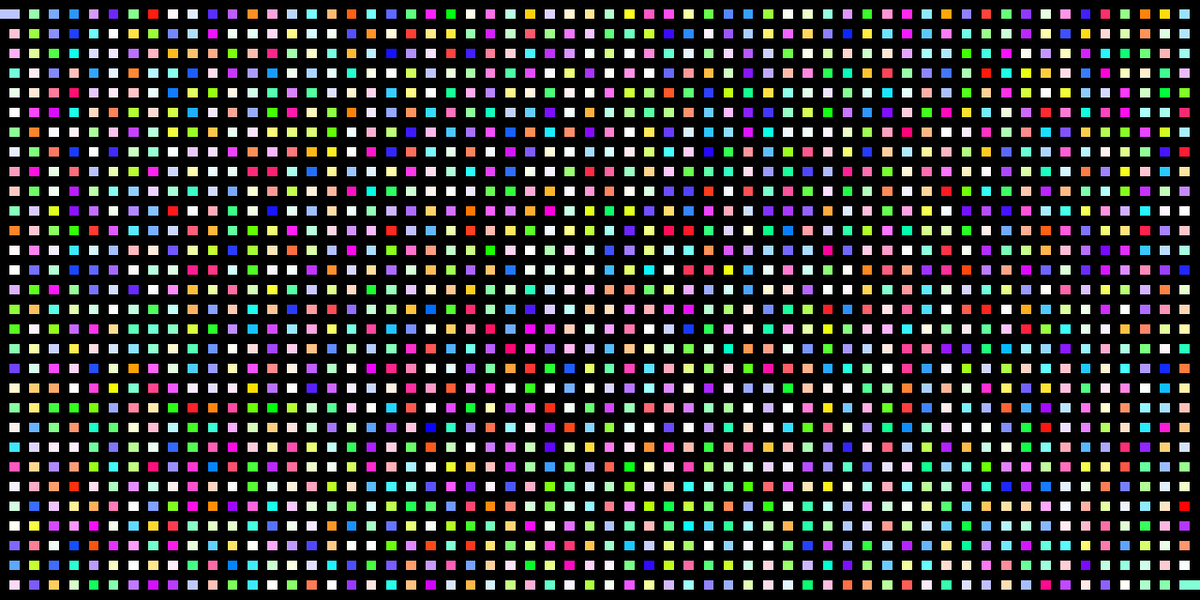
Frame 1 (no input)
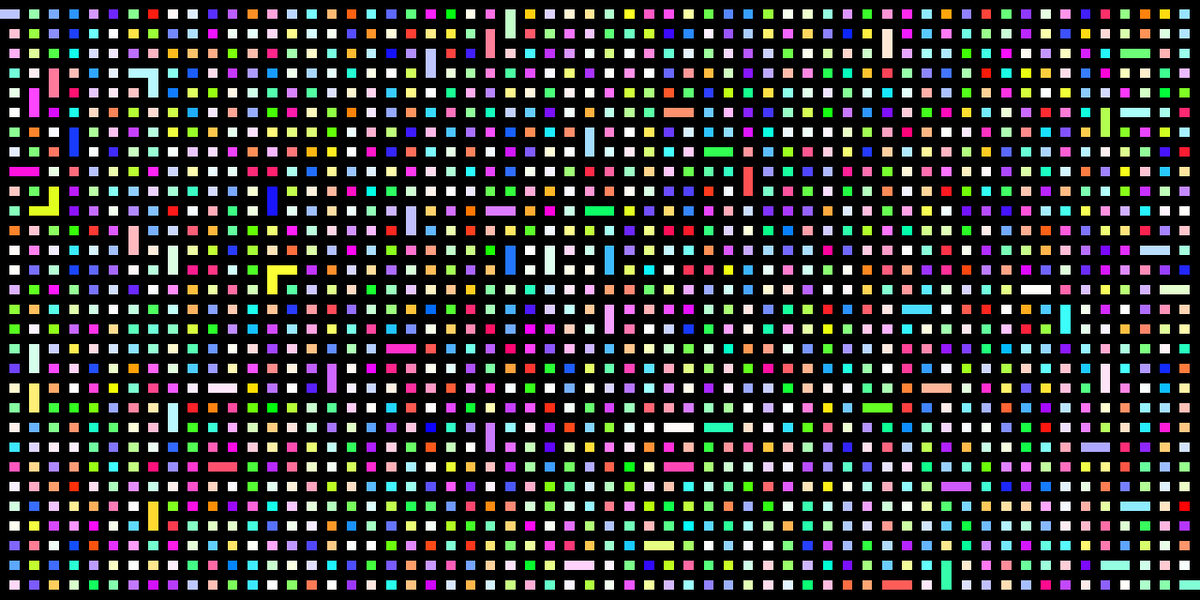
Frame 60 (the mouse pressed at the canvas centre just before this capture)
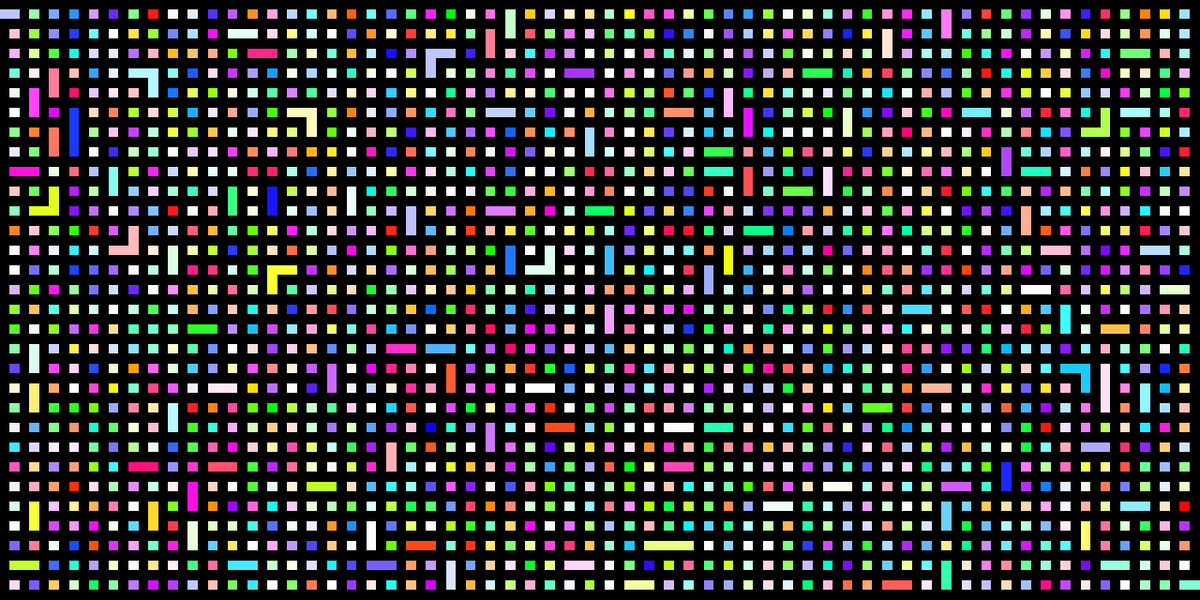
Frame 120 (the mouse held since frame 60 and released just before this capture)

The Processing sketch that drew these frames (run headless with seeded random() and noise(); from frame 60 on, the mouse is pressed at the canvas centre):

// Processing sketch: maze_generator_solver
// ── maze_generator_solver.pde

// Variables
int state;
int gridSizeX = 121;
int gridSizeY = 61;
Cell[][] grid;
int nWalls;
ArrayList<Cell> scoreList;
Cell path;

///////////////////////////

// Setup everything
void setup() {

  // Size of 1280x640
  size(1280, 640);

  // Change the title of the window
  surface.setTitle("Dimension code #1 : Maze generator and solver");

  // Set the colors to be on the color wheel
  colorMode(HSB, 360, 255, 255);

  // Setup the grid
  setupGrid();
}

// Setup the grid
void setupGrid() {

  // Make the frame rate the same as the grid size
  frameRate(max(gridSizeX, gridSizeY));

  // Setup number of walls to destroy
  nWalls = int(max(gridSizeX, gridSizeY) / 4);

  // Setup the grid and the score list
  grid = new Cell[gridSizeX][gridSizeY];
  scoreList = new ArrayList<Cell>();
  for (int i = 0; i < grid.length; i++) {
    for (int j = 0; j < grid[i].length; j++) {

      // A new cell with a position and a size based on the width/height and the grid size
      grid[i][j] = new Cell(new PVector(i, j), width / float(gridSizeX), height / float(gridSizeY));
    }
  }

  // Open the start cell and end cell and set the same color and id
  grid[0][1].c = grid[1][1].c;
  grid[0][1].id = grid[1][1].id;
  grid[gridSizeX - 1][gridSizeY - 2].c = grid[gridSizeX - 2][gridSizeY - 2].c;
  grid[gridSizeX - 1][gridSizeY - 2].id = grid[gridSizeX - 2][gridSizeY - 2].id;
  state = 0;
}

// Draw everything
void draw() {

  // Draw the grid
  for (int i = 0; i < grid.length; i++) {
    for (int j = 0; j < grid[i].length; j++) {
      grid[i][j].show();
    }
  }

  // First state
  if (state == 0) {

    // Delete the walls until everything is the same color
    deleteWall();
    checkIds();
  }

  // Second state
  else if (state == 1) {

    // Make everything white, break some walls to make the maze more complex
    colorWhite();
    breakWalls(nWalls);

    // Update the score of the end cell to be 0 and add it to the score list
    grid[gridSizeX - 1][gridSizeY - 2].score = 0;
    scoreList.add(grid[gridSizeX - 1][gridSizeY - 2]);

    // Go to the third state
    state = 2;
  }

  // Third state
  else if (state == 2) {

    // Calculate the score list and update it
    scoreList = calculateScore();

    // If the score list is empty
    if (scoreList.size() == 0) {

      // Start the path at the start cell and go to the fourth state
      path = grid[0][1];
      state = 3;
    }
  }

  // Fourth state
  else if (state == 3) {

    // Find the path of less score
    findPath();
  }
}

// Delete the walls
void deleteWall() {
  while (true) {

    // Take a random cell
    int x = int(random(1, gridSizeX - 1));
    int y = int(random(1, gridSizeY - 1));

    // If it's a wall
    if (grid[x][y].c == 0) {

      // Choose a random offset (horizontal or vertical)
      int offset = int(random(0, 2));

      // If it's a vertical offset
      if (offset == 0) {

        // If it's not the same id on both sides of the walls and neither are walls
        if (grid[x][y - 1].id != grid[x][y + 1].id && grid[x][y - 1].c != 0 && grid[x][y + 1].c != 0) {

          // If there is more cell of the same color on the top
          if (countColor(x, y - 1, 0) > countColor(x, y + 1, 0)) {

            // Change the color and id of the wall to the color and id of the top cell
            grid[x][y].c = grid[x][y - 1].c;
            grid[x][y].id = grid[x][y - 1].id;
          } else {

            // Else change the color and id to the color and id of the bottom cell
            grid[x][y].c = grid[x][y + 1].c;
            grid[x][y].id = grid[x][y + 1].id;
          }

          // Color all remaining cells
          colorEverything(x, y);

          // Exit while loop
          return;
        }
      }

      // Else if the offset is horizontal
      else if (offset == 1) {

        // If it's not the same id on both sides of the walls and neither are walls
        if (grid[x - 1][y].id != grid[x + 1][y].id && grid[x - 1][y].c != 0 && grid[x + 1][y].c != 0) {

          // If there is more cell of the same color on the left
          if (countColor(x - 1, y, 0) > countColor(x + 1, y, 0)) {

            // Change the color and id of the wall to the color and id of the left cell
            grid[x][y].c = grid[x - 1][y].c;
            grid[x][y].id = grid[x - 1][y].id;
          } else {

            // Else change the color and id to the color and id of the right cell
            grid[x][y].c = grid[x + 1][y].c;
            grid[x][y].id = grid[x + 1][y].id;
          }

          // Color all remaining cells
          colorEverything(x, y);

          // Exit while loop
          return;
        }
      }
    }
  }
}

// Count the number of cell of same color starting at x, y recursively
int countColor(int x, int y, int made) {

  // x, y count for one
  int res = 1;

  // If there is a cell of same color on the right
  if (made != 4 && x != gridSizeX - 1 && grid[x + 1][y].c != 0) {

    // Check recursively starting from there and add it to the total
    res += countColor(x + 1, y, 2);
  }

  // If there is a cell of same color on the left
  if (made != 2 && x != 0 && grid[x - 1][y].c != 0) {

    // Check recursively starting from there and add it to the total
    res += countColor(x - 1, y, 4);
  }

  // If there is a cell of same color on the bottom
  if (made != 1 && y != gridSizeY && grid[x][y + 1].c != 0) {

    // Check recursively starting from there and add it to the total
    res += countColor(x, y + 1, 3);
  }

  // If there is a cell of same color on the top
  if (made != 3 && y != 0 && grid[x][y - 1].c != 0) {

    // Check recursively starting from there and add it to the total
    res += countColor(x, y - 1, 1);
  }

  // Return the total
  return res;
}

// Color everything starting at x, y recursively
void colorEverything(int x, int y) {
  color c = grid[x][y].c;
  int id = grid[x][y].id;

  // If the cell on the right is not the same id and not a wall
  if (x != gridSizeX - 1 && grid[x + 1][y].id != id && grid[x + 1][y].c != 0) {

    // Change id and color to be the same as x, y and check from there
    grid[x + 1][y].c = c;
    grid[x + 1][y].id = id;
    colorEverything(x + 1, y);
  }

  // If the cell on the left is not the same id and not a wall
  if (x != 0 && grid[x - 1][y].id != id && grid[x - 1][y].c != 0) {

    // Change id and color to be the same as x, y and check from there
    grid[x - 1][y].c = c;
    grid[x - 1][y].id = id;
    colorEverything(x - 1, y);
  }

  // If the cell on the bottom is not the same id and not a wall
  if (y != gridSizeY - 1 && grid[x][y + 1].id != id && grid[x][y + 1].c != 0) {

    // Change id and color to be the same as x, y and check from there
    grid[x][y + 1].c = c;
    grid[x][y + 1].id = id;
    colorEverything(x, y + 1);
  }

  // If the cell on the top is not the same id and not a wall
  if (y != 0 && grid[x][y - 1].id != id && grid[x][y - 1].c != 0) {

    // Change id and color to be the same as x, y and check from there
    grid[x][y - 1].c = c;
    grid[x][y - 1].id = id;
    colorEverything(x, y - 1);
  }
}

// Check how much id there is
void checkIds() {
  int id = grid[0][1].id;
  for (int i = 0; i < grid.length; i++) {
    for (int j = 0; j < grid[i].length; j++) {

      // If there is a id different from the start cell, exit
      if (grid[i][j].c != 0 && grid[i][j].id != id) {
        return;
      }
    }
  }

  // If everything is the same id, change to the second state and exit
  state = 1;
  return;
}

// Color everything white
void colorWhite() {

  // Color the start white and color everything white starting from there
  grid[0][1].c = color(0, 0, 255);
  grid[0][1].id = -1;
  colorEverything(0, 1);
}

// Break some random walls
void breakWalls(int n) {

  // Break n wall
  while (n > 0) {

    // Choose a random cell
    int x = int(random(1, gridSizeX - 1));
    int y = int(random(1, gridSizeY - 1));

    // If it's a wall
    if (grid[x][y].c == 0) {

      // If the top and the bottom are the same color but not walls
      if (grid[x][y - 1].c == grid[x][y + 1].c && grid[x][y - 1].c != 0 && grid[x][y + 1].c != 0) {

        // Change the wall to white
        grid[x][y].c = color(0, 0, 255);
        n -= 1;
      }

      // Else if the left and the right is the same color but not walls
      else if (grid[x - 1][y].c == grid[x + 1][y].c && grid[x - 1][y].c != 0 && grid[x + 1][y].c != 0) {

        // Change the wall to white
        grid[x][y].c = color(0, 0, 255);
        n -= 1;
      }
    }
  }
}

// Calculate the score of every cell in the score list
ArrayList<Cell> calculateScore() {
  ArrayList<Cell> newScore = new ArrayList<Cell>();

  // For every cell in the score list
  for (int i = 0; i < scoreList.size(); i++) {

    // If there is no cell left, return the new score list
    if (scoreList.get(i) == null) {
      return newScore;
    }

    // If not on the right edge
    if (int(scoreList.get(i).pos.x) < gridSizeX - 1) {

      // Get the right cell
      Cell cell1 = grid[int(scoreList.get(i).pos.x) + 1][int(scoreList.get(i).pos.y)];

      // If it's not a wall and the score is still -1 (not calculated yet)
      if (cell1.c != 0 && cell1.score == -1) {

        // Set the score to this cell to be +1 of the current cell and add it to the new score list
        cell1.score = scoreList.get(i).score + 1;
        newScore.add(cell1);
      }
    }

    // If not on the left edge
    if (int(scoreList.get(i).pos.x) > 0) {

      // Get the left cell
      Cell cell2 = grid[int(scoreList.get(i).pos.x) - 1][int(scoreList.get(i).pos.y)];

      // If it's not a wall and the score is still -1 (not calculated yet)
      if (cell2.c != 0 && cell2.score == -1) {

        // Set the score to this cell to be +1 of the current cell and add it to the new score list
        cell2.score = scoreList.get(i).score + 1;
        newScore.add(cell2);
      }
    }

    // If not on the bottom edge
    if (int(scoreList.get(i).pos.y) < gridSizeY - 1) {

      // Get the bottom cell
      Cell cell3 = grid[int(scoreList.get(i).pos.x)][int(scoreList.get(i).pos.y) + 1];

      // If it's not a wall and the score is still -1 (not calculated yet)
      if (cell3.c != 0 && cell3.score == -1) {

        // Set the score to this cell to be +1 of the current cell and add it to the new score list
        cell3.score = scoreList.get(i).score + 1;
        newScore.add(cell3);
      }
    }

    // If not on the top edge
    if (int(scoreList.get(i).pos.y) > 0) {

      // Get the top cell
      Cell cell4 = grid[int(scoreList.get(i).pos.x)][int(scoreList.get(i).pos.y) - 1];

      // If it's not a wall and the score is still -1 (not calculated yet)
      if (cell4.c != 0 && cell4.score == -1) {

        // Set the score to this cell to be +1 of the current cell and add it to the new score list
        cell4.score = scoreList.get(i).score + 1;
        newScore.add(cell4);
      }
    }
  }

  // Return the new list
  return newScore;
}

// Find the path at the end
void findPath() {

  // Set the current last cell of the path to white
  path.c = color(0, 0, 255);
  Cell newPath = path;

  // If not on the right edge
  if (int(path.pos.x) < gridSizeX - 1) {

    // Get the right cell
    Cell cell1 = grid[int(path.pos.x) + 1][int(path.pos.y)];

    // If this cell is not a wall and the score is lower than the current score (so the cell is closer to the end)
    if (cell1.score != -1 && cell1.score < path.score) {

      // Then the new cell is this one
      newPath = cell1;
    }
  }

  // If not on the left edge
  if (int(path.pos.x) > 0) {

    // Get the left cell
    Cell cell2 = grid[int(path.pos.x) - 1][int(path.pos.y)];

    // If this cell is not a wall and the score is lower than the current score (so the cell is closer to the end)
    if (cell2.score != -1 && cell2.score < path.score) {

      // Then the new cell is this one
      newPath = cell2;
    }
  }

  // If not on the bottom edge
  if (int(path.pos.y) < gridSizeY - 1) {

    // Get the bottom cell
    Cell cell3 = grid[int(path.pos.x)][int(path.pos.y) + 1];

    // If this cell is not a wall and the score is lower than the current score (so the cell is closer to the end)
    if (cell3.score != -1 && cell3.score < path.score) {

      // Then the new cell is this one
      newPath = cell3;
    }
  }

  // If not on the top edge
  if (int(path.pos.y) > 0) {

    // Get the top cell
    Cell cell4 = grid[int(path.pos.x)][int(path.pos.y) - 1];

    // If this cell is not a wall and the score is lower than the current score (so the cell is closer to the end)
    if (cell4.score != -1 && cell4.score < path.score) {

      // Then the new cell is this one
      newPath = cell4;
    }
  }

  // Set the path cell score to -1 (like a wall but means visited)
  path.score = -1;

  // If the current and new path are different
  if (path != newPath) {

    // Set the new path to be the current path
    path = newPath;
  }

  // Else set the state to be the final state (arrived at the end of the path)
  else {
    state = 4;
  }
}

// Detect when a key is released
void keyReleased() {

  // If R is pressed, resetup the grid back
  if (key == 'r' || key == 'R') {
    setupGrid();
  }

  // If S is pressed, setup the grid back like th start
  else if (key == 's' || key == 'S') {
    gridSizeX = 121;
    gridSizeY = 61;
    setupGrid();
  }

  // If Up arrow is pressed, resetup grid one size larger
  else if (key == CODED && keyCode == UP) {
    gridSizeX += 4;
    gridSizeY += 2;
    setupGrid();
  }

  // If Down arrow is pressed, resetup grid one size smaller
  else if (key == CODED && keyCode == DOWN) {
    if (gridSizeY > 5 && gridSizeX > 5) {
      gridSizeX -= 4;
      gridSizeY -= 2;
      setupGrid();
    }
  }
}

// ── cell.pde

// The cell class
class Cell {

  // Each cell has a position, size, color, score and id
  PVector pos = new PVector(0, 0);
  float sizeX = 1, sizeY = 1;
  color c = 0;
  int score = -1;
  int id = -1;

  // Initialise each parameter with a given position and size
  Cell(PVector position, float sX, float sY) {
    sizeX = sX;
    sizeY = sY;
    pos = position;

    // Set unique id
    id = int(position.x + position.y * sizeX * width);

    // If on a even position, it's a wall so color it black
    if (pos.x % 2 == 0 || pos.y % 2 == 0) {
      c = 0;
    }

    // Else color it randomly set
    else {
      c = color(int(random(0, 360)), int(random(0, 255)), 255);
    }
  }

  // Draw the cell
  void show() {

    // If the score is not calculated yet, use the color
    if (score == -1) {
      fill(c);
      stroke(c);
    }

    // Else use the score to display the color
    else {
      fill(score % 360, 255, 255);
      stroke(score % 360, 255, 255);
    }

    // Draw a rectangle for the cell
    rect(pos.x * sizeX, pos.y * sizeY, sizeX, sizeY);
  }
}
